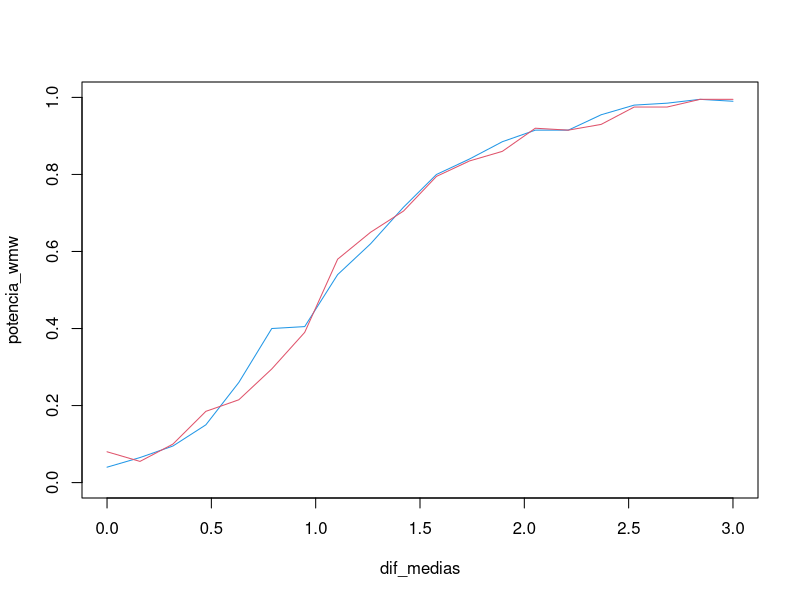
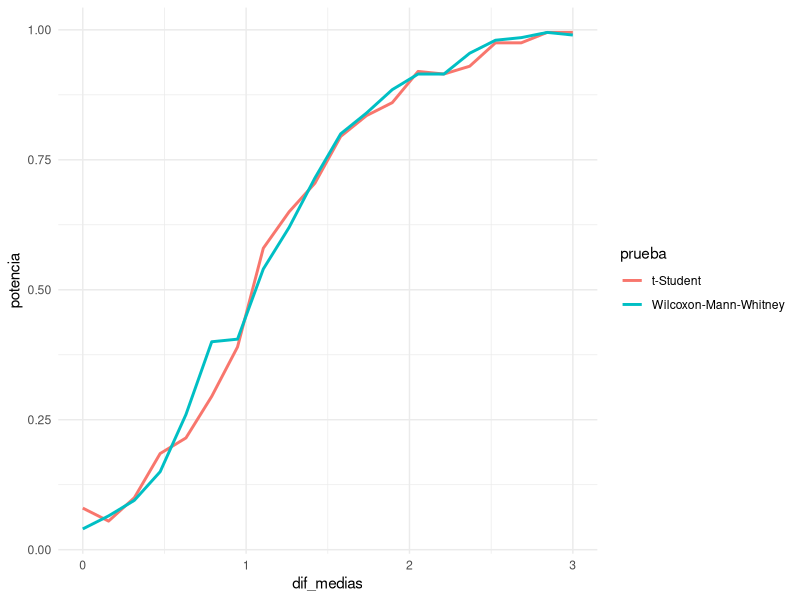

Recreate these plots in R, in order.

# Simular la misma prueba de hipótesis con distintas condiciones e --------


# Paquetes ----------------------------------------------------------------

library("dplyr")
library("magrittr")

# wmw con dos gamas -------------------------------------------------------

# La media de una gamma es shape/rate, vamos a mover el shape -------------

tamano_muestral <- 10
iteraciones <- 200
dif_media_ini <- 0
dif_media_fin <- 3
media_x <- 1
n_pasos <- 20
umbral_significancia <- 0.05
dif_medias <- seq(dif_media_ini, dif_media_fin, length.out = n_pasos)



# prueba wmw --------------------------------------------------------------


potencia_wmw <- vector()

for(k in seq_along(dif_medias)){ 
  
  sim_shape <- dif_medias[k] + media_x
  
  p_valores <- vector()
  
  for(i in seq_len(iteraciones)){
    x <- rgamma(tamano_muestral, 1, 1)
    y <- rgamma(tamano_muestral, sim_shape, 1)
    p_valores[i] <- wilcox.test(x, y) %$% p.value
    
  }
  
  potencia_wmw[k] <- mean(p_valores < umbral_significancia)
  
}


# prueba t ----------------------------------------------------------------



potencia_t <- vector()

for(k in seq_along(dif_medias)){ 
  
  sim_shape <- dif_medias[k] + media_x
  
  p_valores <- vector()
  
  for(i in seq_len(iteraciones)){
    x <- rgamma(tamano_muestral, 1, 1)
    y <- rgamma(tamano_muestral, sim_shape, 1)
    p_valores[i] <- wilcox.test(x, y) %$% p.value
    
  }
  
  potencia_t[k] <- mean(p_valores < umbral_significancia)
  
}




plot(dif_medias, potencia_wmw, ylim = c(0, 1), col = 4, type = "l")
lines(dif_medias, potencia_t, col = 2)



# gráfico lindo -----------------------------------------------------------

library("ggplot2")


tibble(
  dif_medias = rep(dif_medias, 2),
  potencia = c(potencia_t, potencia_wmw),
  prueba = c(rep("t-Student", n_pasos), rep("Wilcoxon-Mann-Whitney", n_pasos))
) %>% 
  ggplot +
  geom_line(aes(x = dif_medias, y = potencia, colour = prueba), size = 1) + 
  theme_minimal()
  
